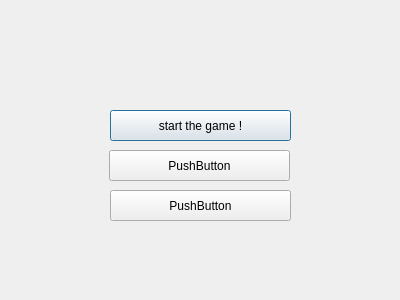
<?xml version="1.0" encoding="UTF-8"?>
<ui version="4.0">
 <class>Dialog</class>
 <widget class="QDialog" name="Dialog">
  <property name="geometry">
   <rect>
    <x>0</x>
    <y>0</y>
    <width>400</width>
    <height>300</height>
   </rect>
  </property>
  <property name="windowTitle">
   <string>Dialog</string>
  </property>
  <widget class="QPushButton" name="pushButton">
   <property name="geometry">
    <rect>
     <x>110</x>
     <y>110</y>
     <width>181</width>
     <height>31</height>
    </rect>
   </property>
   <property name="text">
    <string>start the game !</string>
   </property>
  </widget>
  <widget class="QPushButton" name="pushButton_display1">
   <property name="geometry">
    <rect>
     <x>109</x>
     <y>150</y>
     <width>181</width>
     <height>31</height>
    </rect>
   </property>
   <property name="text">
    <string>PushButton</string>
   </property>
  </widget>
  <widget class="QPushButton" name="pushButton_display2">
   <property name="geometry">
    <rect>
     <x>110</x>
     <y>190</y>
     <width>181</width>
     <height>31</height>
    </rect>
   </property>
   <property name="text">
    <string>PushButton</string>
   </property>
  </widget>
 </widget>
 <resources/>
 <connections/>
</ui>
